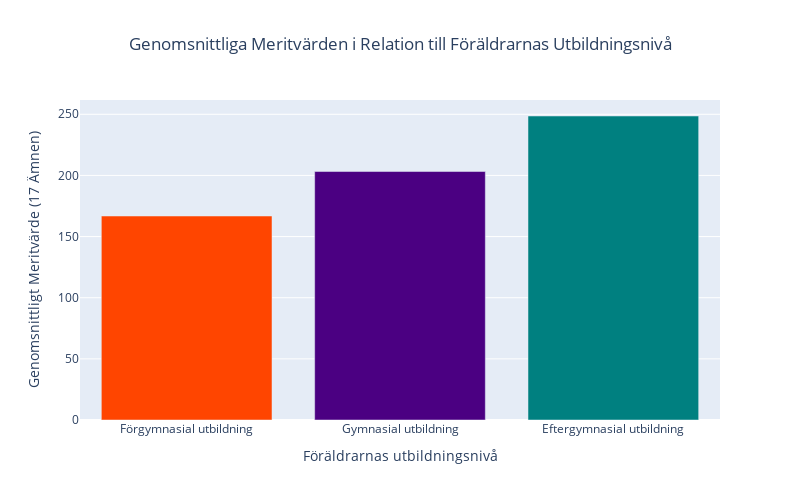
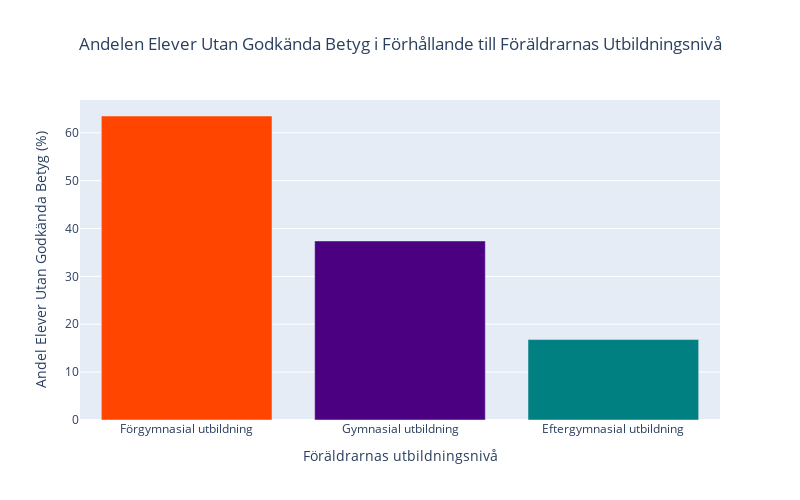

Write notebook code for charts like these, in order.
### Markdown cell above
### C.) Plot

- This code generates two bar charts using Plotly, showing the relationship between parental education levels and student academic outcomes. 
- The first chart visualizes average merit scores across 17 subjects, while the second displays the percentage of students lacking passing grades, both categorized by parental education level.
- The charts are customized for better readability

### Code cell
# Create a bar plot for the average merit scores of students based on parental education level
fig_merit = px.bar(df_filtered_parents, x='Läsår/huvudman/Bakgrund',
                   y='Genomsnittligt meritvärde Tot (17 ämnen)',
                   title='Genomsnittliga Meritvärden i Relation till Föräldrarnas Utbildningsnivå',
                   labels={'Genomsnittligt meritvärde Tot (17 ämnen)': 'Genomsnittligt Meritvärde (17 Ämnen)'},
                   color='Läsår/huvudman/Bakgrund',  # Color code bars based on the category of parental education
                   color_discrete_map={  
                       'Förgymnasial utbildning': 'orangered', # Map colors to specific education levels
                       'Gymnasial utbildning': 'indigo',
                       'Eftergymnasial utbildning': 'teal'
                   })
fig_merit.update_layout(width=800, height=500, title_x= 0.5, xaxis_title = 'Föräldrarnas utbildningsnivå', showlegend=False) # Update layout settings for a better presentation
fig_merit.write_html("../Labb2/Visualiseringar/Uppgift_1_c_parents_merit_value.html")

fig_merit.show()


# Create a second bar plot showing the percentage of students lacking passing grades based on parental education level
fig_andel = px.bar(df_filtered_parents, x='Läsår/huvudman/Bakgrund',
                   y='(%) elever som saknar godkänt betyg i ett eller fler ämnen (Totalt)',
                   title='Andelen Elever Utan Godkända Betyg i Förhållande till Föräldrarnas Utbildningsnivå',
                   labels={'(%) elever som saknar godkänt betyg i ett eller fler ämnen (Totalt)': 'Andel Elever Utan Godkända Betyg (%)'},
                   color='Läsår/huvudman/Bakgrund', 
                   color_discrete_map={ 
                       'Förgymnasial utbildning': 'orangered',
                       'Gymnasial utbildning': 'indigo',
                       'Eftergymnasial utbildning': 'teal'
                   })
fig_andel.update_layout(width=800, height=500, title_x= 0.5, xaxis_title = 'Föräldrarnas utbildningsnivå', showlegend=False)
fig_andel.write_html("../Labb2/Visualiseringar/Uppgift_1_c_Better_education_higher_merit.html")
fig_andel.show()

### Figure 1 — Plotly figure (JSON) as saved in the notebook; plotly's stock layout.template omitted (floating-point values rounded to 4 significant figures)
{"data": [{"alignmentgroup": "True", "hovertemplate": "Läsår/huvudman/Bakgrund=%{x}<br>Genomsnittligt Meritvärde (17 Ämnen)=%{y}<extra></extra>", "legendgroup": "Förgymnasial utbildning", "marker": {"color": "orangered", "pattern": {"shape": ""}}, "name": "Förgymnasial utbildning", "offsetgroup": "Förgymnasial utbildning", "orientation": "v", "showlegend": true, "textposition": "auto", "type": "bar", "x": ["Förgymnasial utbildning"], "xaxis": "x", "y": [166.8], "yaxis": "y"}, {"alignmentgroup": "True", "hovertemplate": "Läsår/huvudman/Bakgrund=%{x}<br>Genomsnittligt Meritvärde (17 Ämnen)=%{y}<extra></extra>", "legendgroup": "Gymnasial utbildning", "marker": {"color": "indigo", "pattern": {"shape": ""}}, "name": "Gymnasial utbildning", "offsetgroup": "Gymnasial utbildning", "orientation": "v", "showlegend": true, "textposition": "auto", "type": "bar", "x": ["Gymnasial utbildning"], "xaxis": "x", "y": [203.2], "yaxis": "y"}, {"alignmentgroup": "True", "hovertemplate": "Läsår/huvudman/Bakgrund=%{x}<br>Genomsnittligt Meritvärde (17 Ämnen)=%{y}<extra></extra>", "legendgroup": "Eftergymnasial utbildning", "marker": {"color": "teal", "pattern": {"shape": ""}}, "name": "Eftergymnasial utbildning", "offsetgroup": "Eftergymnasial utbildning", "orientation": "v", "showlegend": true, "textposition": "auto", "type": "bar", "x": ["Eftergymnasial utbildning"], "xaxis": "x", "y": [248.6], "yaxis": "y"}], "layout": {"barmode": "relative", "height": 500, "legend": {"title": {"text": "Läsår/huvudman/Bakgrund"}, "tracegroupgap": 0}, "showlegend": false, "title": {"text": "Genomsnittliga Meritvärden i Relation till Föräldrarnas Utbildningsnivå", "x": 0.5}, "width": 800, "xaxis": {"anchor": "y", "categoryarray": ["Förgymnasial utbildning", "Gymnasial utbildning", "Eftergymnasial utbildning"], "categoryorder": "array", "domain": [0, 1], "title": {"text": "Föräldrarnas utbildningsnivå"}}, "yaxis": {"anchor": "x", "domain": [0, 1], "title": {"text": "Genomsnittligt Meritvärde (17 Ämnen)"}}}}

### Figure 2 — Plotly figure (JSON) as saved in the notebook; plotly's stock layout.template omitted (floating-point values rounded to 4 significant figures)
{"data": [{"alignmentgroup": "True", "hovertemplate": "Läsår/huvudman/Bakgrund=%{x}<br>Andel Elever Utan Godkända Betyg (%)=%{y}<extra></extra>", "legendgroup": "Förgymnasial utbildning", "marker": {"color": "orangered", "pattern": {"shape": ""}}, "name": "Förgymnasial utbildning", "offsetgroup": "Förgymnasial utbildning", "orientation": "v", "showlegend": true, "textposition": "auto", "type": "bar", "x": ["Förgymnasial utbildning"], "xaxis": "x", "y": [63.5], "yaxis": "y"}, {"alignmentgroup": "True", "hovertemplate": "Läsår/huvudman/Bakgrund=%{x}<br>Andel Elever Utan Godkända Betyg (%)=%{y}<extra></extra>", "legendgroup": "Gymnasial utbildning", "marker": {"color": "indigo", "pattern": {"shape": ""}}, "name": "Gymnasial utbildning", "offsetgroup": "Gymnasial utbildning", "orientation": "v", "showlegend": true, "textposition": "auto", "type": "bar", "x": ["Gymnasial utbildning"], "xaxis": "x", "y": [37.4], "yaxis": "y"}, {"alignmentgroup": "True", "hovertemplate": "Läsår/huvudman/Bakgrund=%{x}<br>Andel Elever Utan Godkända Betyg (%)=%{y}<extra></extra>", "legendgroup": "Eftergymnasial utbildning", "marker": {"color": "teal", "pattern": {"shape": ""}}, "name": "Eftergymnasial utbildning", "offsetgroup": "Eftergymnasial utbildning", "orientation": "v", "showlegend": true, "textposition": "auto", "type": "bar", "x": ["Eftergymnasial utbildning"], "xaxis": "x", "y": [16.8], "yaxis": "y"}], "layout": {"barmode": "relative", "height": 500, "legend": {"title": {"text": "Läsår/huvudman/Bakgrund"}, "tracegroupgap": 0}, "showlegend": false, "title": {"text": "Andelen Elever Utan Godkända Betyg i Förhållande till Föräldrarnas Utbildningsnivå", "x": 0.5}, "width": 800, "xaxis": {"anchor": "y", "categoryarray": ["Förgymnasial utbildning", "Gymnasial utbildning", "Eftergymnasial utbildning"], "categoryorder": "array", "domain": [0, 1], "title": {"text": "Föräldrarnas utbildningsnivå"}}, "yaxis": {"anchor": "x", "domain": [0, 1], "title": {"text": "Andel Elever Utan Godkända Betyg (%)"}}}}
